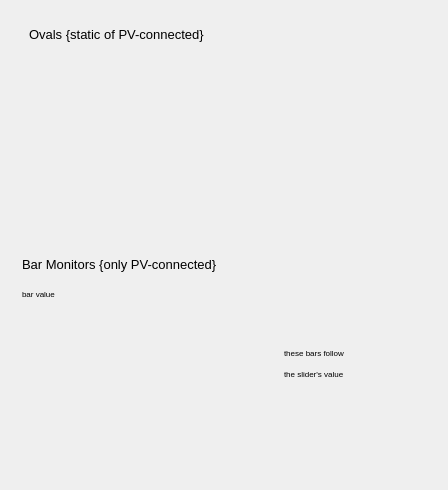
<?xml version="1.0" ?>
<ui version="4.0">
  <class>bar_monitor</class>
  <widget class="QWidget" name="screen">
    <property name="geometry">
      <rect>
        <x>10</x>
        <y>25</y>
        <width>448</width>
        <height>490</height>
      </rect>
    </property>
    <property name="styleSheet">
      <string notr="true">QWidget#screen {
  color: rgb(0, 0, 0);
  background-color: rgb(187, 187, 187);
  }</string>
    </property>
    <property name="windowTitle">
      <string>bar_monitor</string>
    </property>
    <widget class="PyDMDrawingEllipse" name="oval">
      <property name="geometry">
        <rect>
          <x>20</x>
          <y>65</y>
          <width>84</width>
          <height>38</height>
        </rect>
      </property>
      <property name="toolTip">
        <string>TBA widget: oval</string>
      </property>
      <property name="brush" stdset="0">
        <brush brushstyle="SolidPattern">
          <color alpha="255">
            <red>0</red>
            <green>0</green>
            <blue>0</blue>
          </color>
        </brush>
      </property>
      <property name="penStyle" stdset="0">
        <enum>Qt::SolidLine</enum>
      </property>
      <property name="penColor" stdset="0">
        <color>
          <red>0</red>
          <green>0</green>
          <blue>0</blue>
        </color>
      </property>
      <property name="penWidth" stdset="0">
        <double>0</double>
      </property>
      <property name="penCapStyle" stdset="0">
        <enum>Qt::FlatCap</enum>
      </property>
    </widget>
    <widget class="PyDMLabel" name="text">
      <property name="geometry">
        <rect>
          <x>29</x>
          <y>20</y>
          <width>350</width>
          <height>28</height>
        </rect>
      </property>
      <property name="text">
        <string>Ovals {static of PV-connected}</string>
      </property>
      <property name="font" stdset="0">
        <font>
          <pointsize>10</pointsize>
        </font>
      </property>
      <property name="brush" stdset="0">
        <brush brushstyle="SolidPattern">
          <color alpha="255">
            <red>0</red>
            <green>0</green>
            <blue>0</blue>
          </color>
        </brush>
      </property>
      <property name="toolTip">
        <string>text</string>
      </property>
      <property name="alignment">
        <set>Qt::AlignLeading|Qt::AlignLeft|Qt::AlignVCenter</set>
      </property>
      <property name="styleSheet">
        <string notr="true">PyDMLabel#text {
  color: rgb(0, 0, 0);
  }</string>
      </property>
    </widget>
    <widget class="PyDMDrawingEllipse" name="oval_1">
      <property name="geometry">
        <rect>
          <x>115</x>
          <y>65</y>
          <width>84</width>
          <height>38</height>
        </rect>
      </property>
      <property name="toolTip">
        <string>TBA widget: oval_1</string>
      </property>
      <property name="brush" stdset="0">
        <brush brushstyle="NoBrush">
          <color alpha="255">
            <red>0</red>
            <green>0</green>
            <blue>0</blue>
          </color>
        </brush>
      </property>
      <property name="penStyle" stdset="0">
        <enum>Qt::SolidLine</enum>
      </property>
      <property name="penColor" stdset="0">
        <color>
          <red>0</red>
          <green>0</green>
          <blue>0</blue>
        </color>
      </property>
      <property name="penWidth" stdset="0">
        <double>1</double>
      </property>
      <property name="penCapStyle" stdset="0">
        <enum>Qt::FlatCap</enum>
      </property>
    </widget>
    <widget class="PyDMDrawingEllipse" name="oval_2">
      <property name="geometry">
        <rect>
          <x>205</x>
          <y>65</y>
          <width>84</width>
          <height>38</height>
        </rect>
      </property>
      <property name="toolTip">
        <string>TBA widget: oval_2</string>
      </property>
      <property name="brush" stdset="0">
        <brush brushstyle="NoBrush">
          <color alpha="255">
            <red>0</red>
            <green>0</green>
            <blue>0</blue>
          </color>
        </brush>
      </property>
      <property name="penStyle" stdset="0">
        <enum>Qt::DashLine</enum>
      </property>
      <property name="penColor" stdset="0">
        <color>
          <red>0</red>
          <green>0</green>
          <blue>0</blue>
        </color>
      </property>
      <property name="penWidth" stdset="0">
        <double>1</double>
      </property>
      <property name="penCapStyle" stdset="0">
        <enum>Qt::FlatCap</enum>
      </property>
    </widget>
    <widget class="PyDMDrawingEllipse" name="oval_3">
      <property name="geometry">
        <rect>
          <x>20</x>
          <y>125</y>
          <width>84</width>
          <height>38</height>
        </rect>
      </property>
      <property name="toolTip">
        <string>TBA widget: oval_3</string>
      </property>
      <property name="brush" stdset="0">
        <brush brushstyle="SolidPattern">
          <color alpha="255">
            <red>253</red>
            <green>0</green>
            <blue>0</blue>
          </color>
        </brush>
      </property>
      <property name="penStyle" stdset="0">
        <enum>Qt::SolidLine</enum>
      </property>
      <property name="penColor" stdset="0">
        <color>
          <red>253</red>
          <green>0</green>
          <blue>0</blue>
        </color>
      </property>
      <property name="penWidth" stdset="0">
        <double>0</double>
      </property>
      <property name="penCapStyle" stdset="0">
        <enum>Qt::FlatCap</enum>
      </property>
    </widget>
    <widget class="PyDMDrawingEllipse" name="oval_4">
      <property name="geometry">
        <rect>
          <x>110</x>
          <y>125</y>
          <width>84</width>
          <height>38</height>
        </rect>
      </property>
      <property name="toolTip">
        <string>TBA widget: oval_4</string>
      </property>
      <property name="brush" stdset="0">
        <brush brushstyle="NoBrush">
          <color alpha="255">
            <red>253</red>
            <green>0</green>
            <blue>0</blue>
          </color>
        </brush>
      </property>
      <property name="penStyle" stdset="0">
        <enum>Qt::SolidLine</enum>
      </property>
      <property name="penColor" stdset="0">
        <color>
          <red>253</red>
          <green>0</green>
          <blue>0</blue>
        </color>
      </property>
      <property name="penWidth" stdset="0">
        <double>1</double>
      </property>
      <property name="penCapStyle" stdset="0">
        <enum>Qt::FlatCap</enum>
      </property>
    </widget>
    <widget class="PyDMDrawingEllipse" name="oval_5">
      <property name="geometry">
        <rect>
          <x>205</x>
          <y>125</y>
          <width>84</width>
          <height>38</height>
        </rect>
      </property>
      <property name="toolTip">
        <string>TBA widget: oval_5</string>
      </property>
      <property name="brush" stdset="0">
        <brush brushstyle="NoBrush">
          <color alpha="255">
            <red>253</red>
            <green>0</green>
            <blue>0</blue>
          </color>
        </brush>
      </property>
      <property name="penStyle" stdset="0">
        <enum>Qt::DashLine</enum>
      </property>
      <property name="penColor" stdset="0">
        <color>
          <red>253</red>
          <green>0</green>
          <blue>0</blue>
        </color>
      </property>
      <property name="penWidth" stdset="0">
        <double>1</double>
      </property>
      <property name="penCapStyle" stdset="0">
        <enum>Qt::FlatCap</enum>
      </property>
    </widget>
    <widget class="PyDMScaleIndicator" name="bar">
      <property name="geometry">
        <rect>
          <x>95</x>
          <y>330</y>
          <width>80</width>
          <height>36</height>
        </rect>
      </property>
      <property name="channel" stdset="0">
        <string>ca://demo:bar_RBV</string>
      </property>
      <property name="toolTip">
        <string>demo:bar_RBV</string>
      </property>
      <property name="orientation" stdset="0">
        <string>Qt::Horizontal</string>
      </property>
      <property name="barIndicator" stdset="0">
        <bool>true</bool>
      </property>
      <property name="showValue" stdset="0">
        <bool>false</bool>
      </property>
      <property name="showTicks" stdset="0">
        <bool>false</bool>
      </property>
      <property name="showLimits" stdset="0">
        <bool>false</bool>
      </property>
      <property name="indicatorColor" stdset="0">
        <color>
          <red>253</red>
          <green>0</green>
          <blue>0</blue>
        </color>
      </property>
      <property name="backgroundColor" stdset="0">
        <color>
          <red>187</red>
          <green>187</green>
          <blue>187</blue>
        </color>
      </property>
    </widget>
    <widget class="PyDMLabel" name="text_1">
      <property name="geometry">
        <rect>
          <x>22</x>
          <y>250</y>
          <width>400</width>
          <height>28</height>
        </rect>
      </property>
      <property name="text">
        <string>Bar Monitors {only PV-connected}</string>
      </property>
      <property name="font" stdset="0">
        <font>
          <pointsize>10</pointsize>
        </font>
      </property>
      <property name="brush" stdset="0">
        <brush brushstyle="SolidPattern">
          <color alpha="255">
            <red>0</red>
            <green>0</green>
            <blue>0</blue>
          </color>
        </brush>
      </property>
      <property name="toolTip">
        <string>text_1</string>
      </property>
      <property name="alignment">
        <set>Qt::AlignLeading|Qt::AlignLeft|Qt::AlignVCenter</set>
      </property>
      <property name="styleSheet">
        <string notr="true">PyDMLabel#text_1 {
  color: rgb(0, 0, 0);
  }</string>
      </property>
    </widget>
    <widget class="PyDMLabel" name="text_2">
      <property name="geometry">
        <rect>
          <x>22</x>
          <y>288</y>
          <width>60</width>
          <height>12</height>
        </rect>
      </property>
      <property name="text">
        <string>bar value</string>
      </property>
      <property name="font" stdset="0">
        <font>
          <pointsize>6</pointsize>
        </font>
      </property>
      <property name="brush" stdset="0">
        <brush brushstyle="SolidPattern">
          <color alpha="255">
            <red>0</red>
            <green>0</green>
            <blue>0</blue>
          </color>
        </brush>
      </property>
      <property name="toolTip">
        <string>text_2</string>
      </property>
      <property name="alignment">
        <set>Qt::AlignLeading|Qt::AlignLeft|Qt::AlignVCenter</set>
      </property>
      <property name="styleSheet">
        <string notr="true">PyDMLabel#text_2 {
  color: rgb(0, 0, 0);
  }</string>
      </property>
    </widget>
    <widget class="PyDMLabel" name="text_update">
      <property name="geometry">
        <rect>
          <x>87</x>
          <y>288</y>
          <width>70</width>
          <height>12</height>
        </rect>
      </property>
      <property name="toolTip">
        <string>PV: demo:bar</string>
      </property>
      <property name="channel" stdset="0">
        <string>ca://demo:bar</string>
      </property>
      <property name="font" stdset="0">
        <font>
          <pointsize>6</pointsize>
        </font>
      </property>
      <property name="alignment">
        <set>Qt::AlignLeading|Qt::AlignLeft|Qt::AlignVCenter</set>
      </property>
      <property name="textInteractionFlags">
        <set>Qt::TextSelectableByKeyboard|Qt::TextSelectableByMouse</set>
      </property>
      <property name="styleSheet">
        <string notr="true">PyDMLabel#text_update {
  color: rgb(0, 0, 0);
  background-color: rgb(187, 187, 187);
  }</string>
      </property>
    </widget>
    <widget class="PyDMSlider" name="valuator">
      <property name="geometry">
        <rect>
          <x>162</x>
          <y>282</y>
          <width>241</width>
          <height>24</height>
        </rect>
      </property>
      <property name="channel" stdset="0">
        <string>ca://demo:bar</string>
      </property>
      <property name="toolTip">
        <string>demo:bar</string>
      </property>
      <property name="orientation" stdset="0">
        <string>Qt::Horizontal</string>
      </property>
    </widget>
    <widget class="PyDMScaleIndicator" name="bar_1">
      <property name="geometry">
        <rect>
          <x>95</x>
          <y>377</y>
          <width>80</width>
          <height>24</height>
        </rect>
      </property>
      <property name="channel" stdset="0">
        <string>ca://demo:bar_RBV</string>
      </property>
      <property name="toolTip">
        <string>demo:bar_RBV</string>
      </property>
      <property name="orientation" stdset="0">
        <string>Qt::Horizontal</string>
      </property>
      <property name="barIndicator" stdset="0">
        <bool>true</bool>
      </property>
      <property name="showValue" stdset="0">
        <bool>false</bool>
      </property>
      <property name="showTicks" stdset="0">
        <bool>false</bool>
      </property>
      <property name="showLimits" stdset="0">
        <bool>false</bool>
      </property>
      <property name="indicatorColor" stdset="0">
        <color>
          <red>253</red>
          <green>0</green>
          <blue>0</blue>
        </color>
      </property>
      <property name="backgroundColor" stdset="0">
        <color>
          <red>187</red>
          <green>187</green>
          <blue>187</blue>
        </color>
      </property>
    </widget>
    <widget class="PyDMScaleIndicator" name="bar_2">
      <property name="geometry">
        <rect>
          <x>15</x>
          <y>418</y>
          <width>400</width>
          <height>60</height>
        </rect>
      </property>
      <property name="channel" stdset="0">
        <string>ca://demo:bar_RBV</string>
      </property>
      <property name="toolTip">
        <string>demo:bar_RBV</string>
      </property>
      <property name="orientation" stdset="0">
        <string>Qt::Horizontal</string>
      </property>
      <property name="barIndicator" stdset="0">
        <bool>true</bool>
      </property>
      <property name="showValue" stdset="0">
        <bool>true</bool>
      </property>
      <property name="showTicks" stdset="0">
        <bool>true</bool>
      </property>
      <property name="showLimits" stdset="0">
        <bool>false</bool>
      </property>
      <property name="indicatorColor" stdset="0">
        <color>
          <red>253</red>
          <green>0</green>
          <blue>0</blue>
        </color>
      </property>
      <property name="backgroundColor" stdset="0">
        <color>
          <red>187</red>
          <green>187</green>
          <blue>187</blue>
        </color>
      </property>
    </widget>
    <widget class="PyDMScaleIndicator" name="bar_3">
      <property name="geometry">
        <rect>
          <x>17</x>
          <y>328</y>
          <width>24</width>
          <height>80</height>
        </rect>
      </property>
      <property name="channel" stdset="0">
        <string>ca://demo:bar_RBV</string>
      </property>
      <property name="toolTip">
        <string>demo:bar_RBV</string>
      </property>
      <property name="orientation" stdset="0">
        <string>Qt::Vertical</string>
      </property>
      <property name="barIndicator" stdset="0">
        <bool>true</bool>
      </property>
      <property name="showValue" stdset="0">
        <bool>false</bool>
      </property>
      <property name="showTicks" stdset="0">
        <bool>false</bool>
      </property>
      <property name="showLimits" stdset="0">
        <bool>false</bool>
      </property>
      <property name="indicatorColor" stdset="0">
        <color>
          <red>253</red>
          <green>0</green>
          <blue>0</blue>
        </color>
      </property>
      <property name="backgroundColor" stdset="0">
        <color>
          <red>187</red>
          <green>187</green>
          <blue>187</blue>
        </color>
      </property>
    </widget>
    <widget class="PyDMScaleIndicator" name="bar_4">
      <property name="geometry">
        <rect>
          <x>52</x>
          <y>328</y>
          <width>24</width>
          <height>80</height>
        </rect>
      </property>
      <property name="channel" stdset="0">
        <string>ca://demo:bar_RBV</string>
      </property>
      <property name="toolTip">
        <string>demo:bar_RBV</string>
      </property>
      <property name="orientation" stdset="0">
        <string>Qt::Vertical</string>
      </property>
      <property name="invertedAppearance" stdset="0">
        <bool>true</bool>
      </property>
      <property name="barIndicator" stdset="0">
        <bool>true</bool>
      </property>
      <property name="showValue" stdset="0">
        <bool>false</bool>
      </property>
      <property name="showTicks" stdset="0">
        <bool>false</bool>
      </property>
      <property name="showLimits" stdset="0">
        <bool>false</bool>
      </property>
      <property name="indicatorColor" stdset="0">
        <color>
          <red>253</red>
          <green>0</green>
          <blue>0</blue>
        </color>
      </property>
      <property name="backgroundColor" stdset="0">
        <color>
          <red>187</red>
          <green>187</green>
          <blue>187</blue>
        </color>
      </property>
    </widget>
    <widget class="PyDMScaleIndicator" name="bar_5">
      <property name="geometry">
        <rect>
          <x>194</x>
          <y>377</y>
          <width>80</width>
          <height>24</height>
        </rect>
      </property>
      <property name="channel" stdset="0">
        <string>ca://demo:bar_RBV</string>
      </property>
      <property name="toolTip">
        <string>demo:bar_RBV</string>
      </property>
      <property name="orientation" stdset="0">
        <string>Qt::Horizontal</string>
      </property>
      <property name="invertedAppearance" stdset="0">
        <bool>true</bool>
      </property>
      <property name="barIndicator" stdset="0">
        <bool>true</bool>
      </property>
      <property name="showValue" stdset="0">
        <bool>false</bool>
      </property>
      <property name="showTicks" stdset="0">
        <bool>false</bool>
      </property>
      <property name="showLimits" stdset="0">
        <bool>false</bool>
      </property>
      <property name="indicatorColor" stdset="0">
        <color>
          <red>253</red>
          <green>0</green>
          <blue>0</blue>
        </color>
      </property>
      <property name="backgroundColor" stdset="0">
        <color>
          <red>187</red>
          <green>187</green>
          <blue>187</blue>
        </color>
      </property>
    </widget>
    <widget class="PyDMScaleIndicator" name="bar_6">
      <property name="geometry">
        <rect>
          <x>194</x>
          <y>330</y>
          <width>80</width>
          <height>36</height>
        </rect>
      </property>
      <property name="channel" stdset="0">
        <string>ca://demo:bar_RBV</string>
      </property>
      <property name="toolTip">
        <string>demo:bar_RBV</string>
      </property>
      <property name="orientation" stdset="0">
        <string>Qt::Horizontal</string>
      </property>
      <property name="invertedAppearance" stdset="0">
        <bool>true</bool>
      </property>
      <property name="barIndicator" stdset="0">
        <bool>true</bool>
      </property>
      <property name="showValue" stdset="0">
        <bool>false</bool>
      </property>
      <property name="showTicks" stdset="0">
        <bool>false</bool>
      </property>
      <property name="showLimits" stdset="0">
        <bool>false</bool>
      </property>
      <property name="indicatorColor" stdset="0">
        <color>
          <red>253</red>
          <green>0</green>
          <blue>0</blue>
        </color>
      </property>
      <property name="backgroundColor" stdset="0">
        <color>
          <red>187</red>
          <green>187</green>
          <blue>187</blue>
        </color>
      </property>
    </widget>
    <widget class="PyDMLabel" name="text_3">
      <property name="geometry">
        <rect>
          <x>284</x>
          <y>347</y>
          <width>150</width>
          <height>12</height>
        </rect>
      </property>
      <property name="text">
        <string>these bars follow</string>
      </property>
      <property name="font" stdset="0">
        <font>
          <pointsize>6</pointsize>
        </font>
      </property>
      <property name="brush" stdset="0">
        <brush brushstyle="SolidPattern">
          <color alpha="255">
            <red>0</red>
            <green>0</green>
            <blue>0</blue>
          </color>
        </brush>
      </property>
      <property name="toolTip">
        <string>text_3</string>
      </property>
      <property name="alignment">
        <set>Qt::AlignLeading|Qt::AlignLeft|Qt::AlignVCenter</set>
      </property>
      <property name="styleSheet">
        <string notr="true">PyDMLabel#text_3 {
  color: rgb(0, 0, 0);
  }</string>
      </property>
    </widget>
    <widget class="PyDMLabel" name="text_4">
      <property name="geometry">
        <rect>
          <x>284</x>
          <y>368</y>
          <width>150</width>
          <height>12</height>
        </rect>
      </property>
      <property name="text">
        <string>the slider's value</string>
      </property>
      <property name="font" stdset="0">
        <font>
          <pointsize>6</pointsize>
        </font>
      </property>
      <property name="brush" stdset="0">
        <brush brushstyle="SolidPattern">
          <color alpha="255">
            <red>0</red>
            <green>0</green>
            <blue>0</blue>
          </color>
        </brush>
      </property>
      <property name="toolTip">
        <string>text_4</string>
      </property>
      <property name="alignment">
        <set>Qt::AlignLeading|Qt::AlignLeft|Qt::AlignVCenter</set>
      </property>
      <property name="styleSheet">
        <string notr="true">PyDMLabel#text_4 {
  color: rgb(0, 0, 0);
  }</string>
      </property>
    </widget>
  </widget>
  <customwidgets>
    <customwidget>
      <class>PyDMDrawingEllipse</class>
      <extends>QWidget</extends>
      <header>pydm.widgets.drawing</header>
    </customwidget>
    <customwidget>
      <class>PyDMLabel</class>
      <extends>QLabel</extends>
      <header>pydm.widgets.label</header>
    </customwidget>
    <customwidget>
      <class>PyDMScaleIndicator</class>
      <extends>QFrame</extends>
      <header>pydm.widgets.scale</header>
    </customwidget>
    <customwidget>
      <class>PyDMSlider</class>
      <extends>QFrame</extends>
      <header>pydm.widgets.slider</header>
    </customwidget>
  </customwidgets>
</ui>
